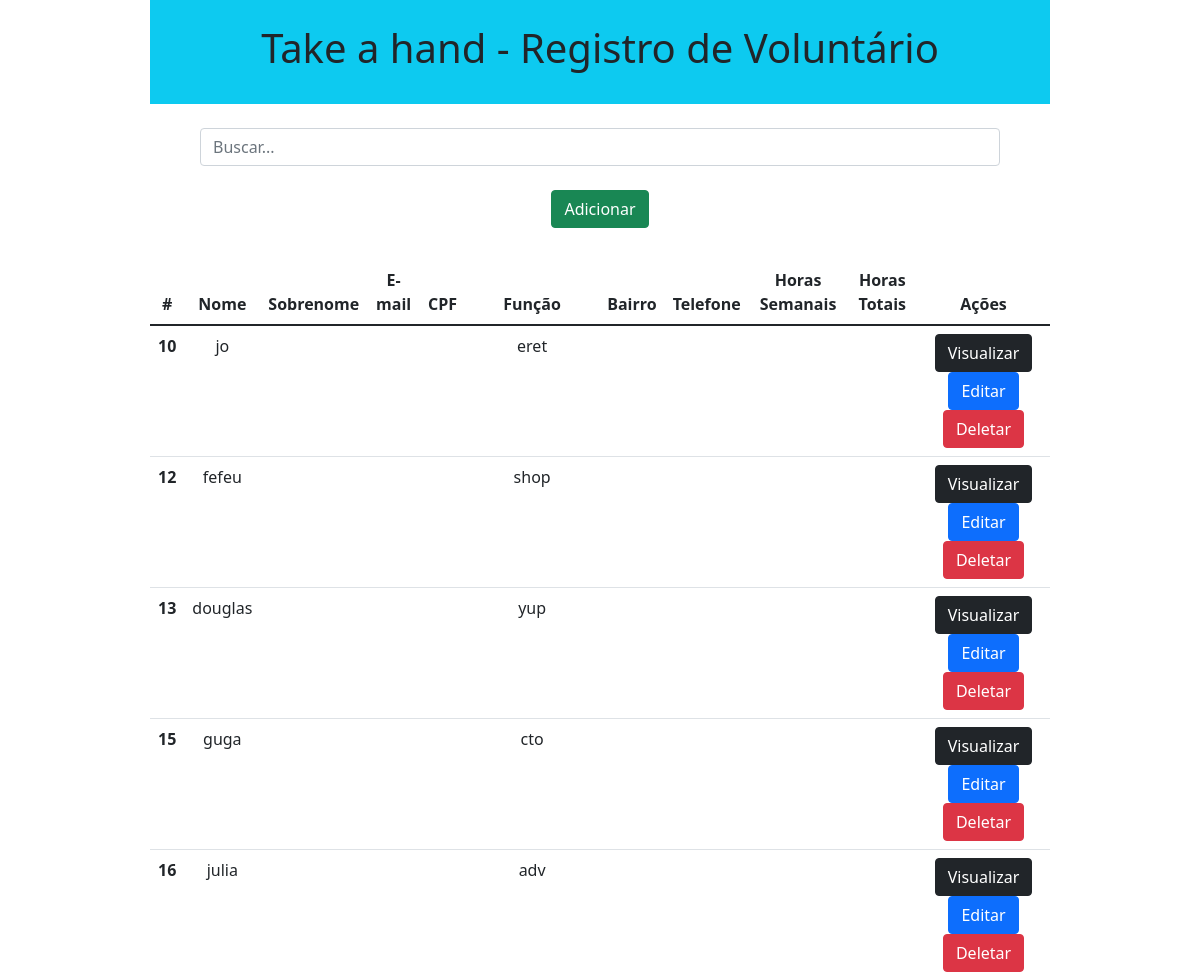
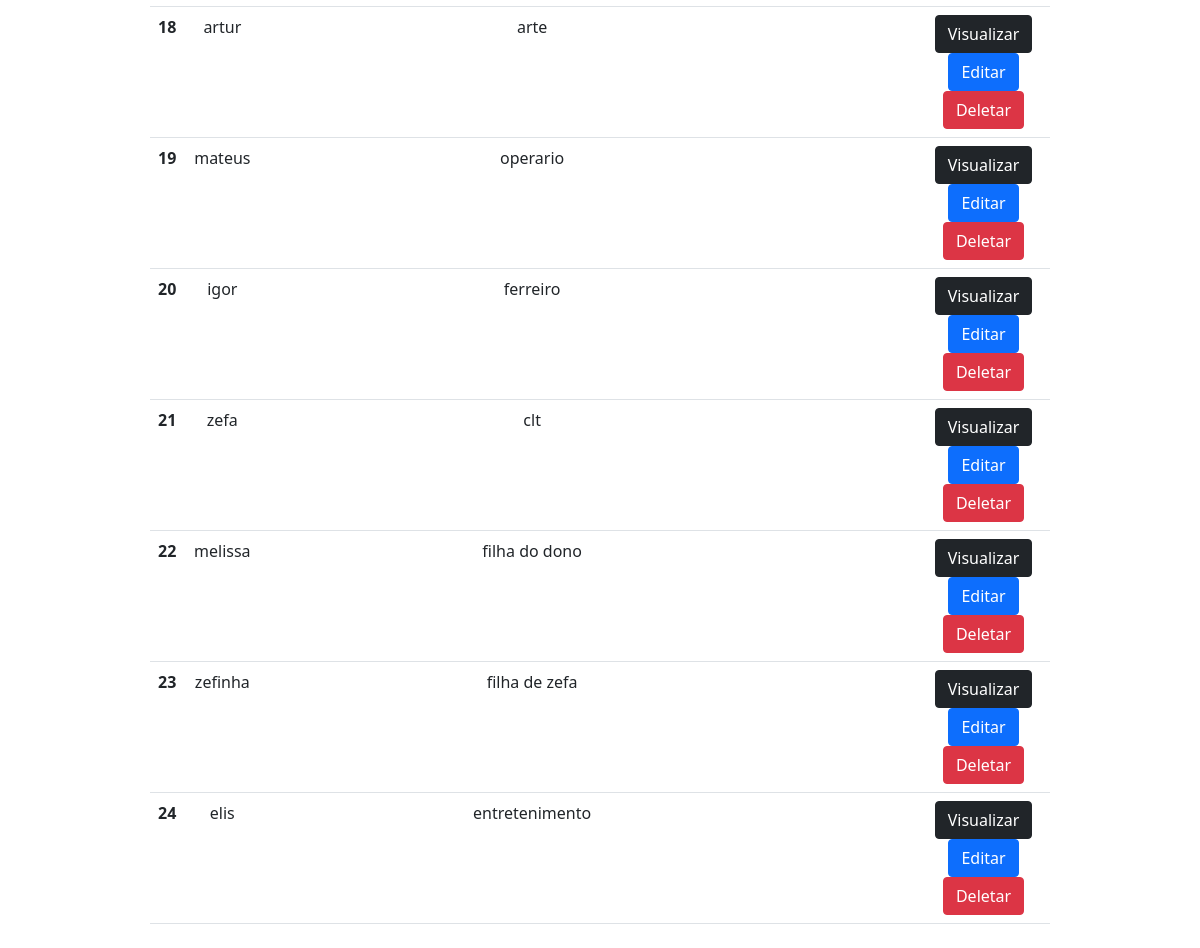
/, run on an earlier commit of the app's database (2 pictures, top to bottom).
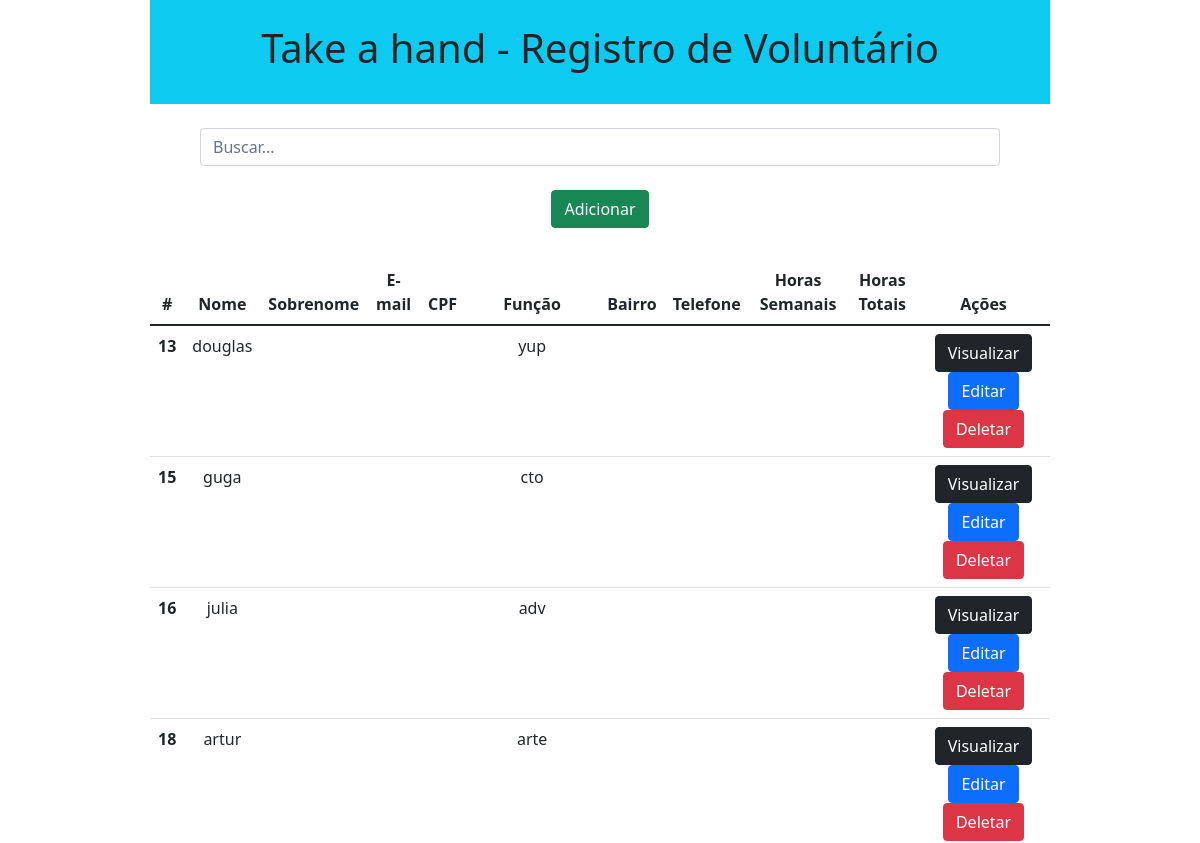
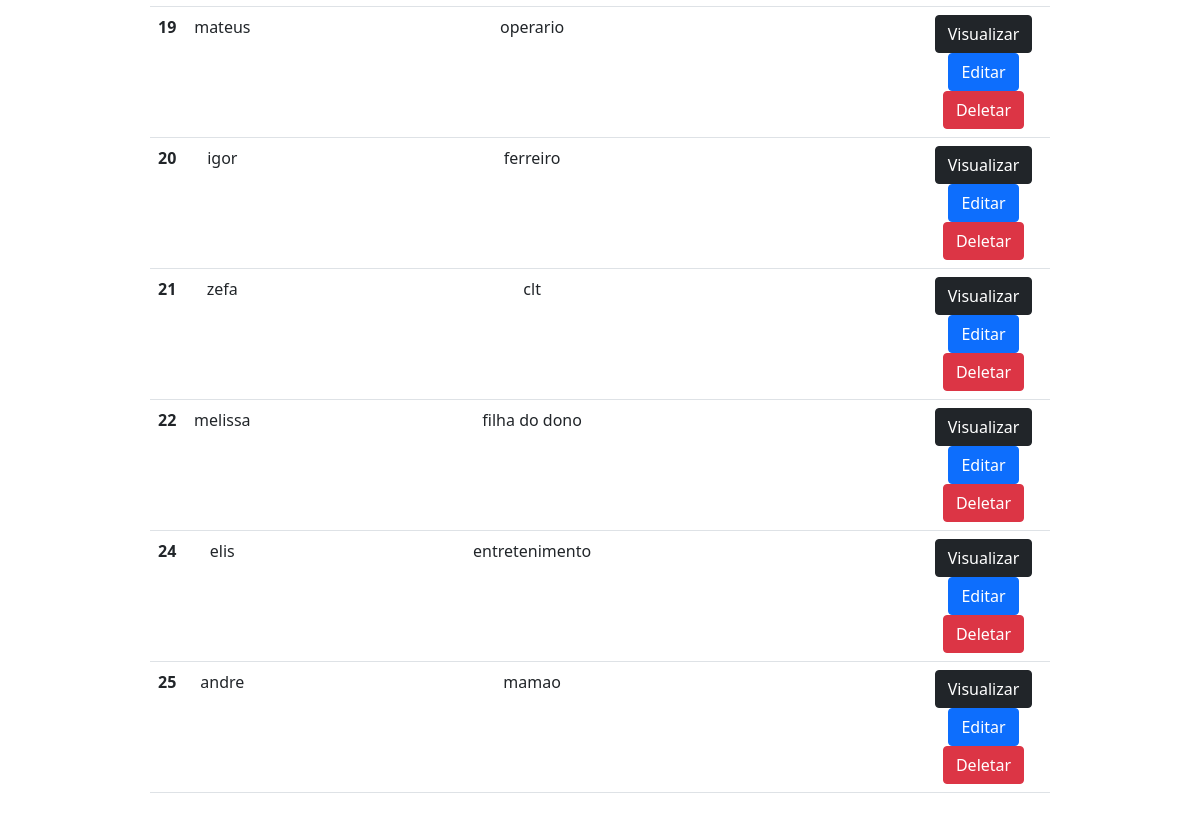
And on a later commit of the database (2 pictures, top to bottom).
### ERP/models.py (models this page shows)
class Voluntarios(models.Model):
    nome = models.CharField(max_length=30)
    sobrenome = models.CharField(max_length=30)
    email = models.EmailField(max_length=30) # t
    cpf = models.CharField(max_length=30) # t
    funcao = models.CharField(max_length=30)
    bairro = models.CharField(max_length=30) # t
    telefone = models.CharField(max_length=30) # t
    horas_semanais = models.IntegerField()
    horas_contribuidas = models.IntegerField()

### ERP/views.py (the view)
# urls.py: 2. Add a URL to urlpatterns:  path('', views.home, name='home')
def home(request):
    data = {}
    search = request.GET.get('search')
    if search:
        data['db'] = Voluntarios.objects.filter(nome__icontains=search)
    else:
        data['db'] = Voluntarios.objects.all()
    return render(request, 'index.html', data)

### ERP/templates/index.html (shortened to what this page needs)
<!DOCTYPE html>
<html lang="pt-br">
<head>
	<link href="https://cdn.jsdelivr.net/npm/bootstrap@5.1.3/dist/css/bootstrap.min.css" rel="stylesheet">
</head>
<body>
	<div class="col-9 m-auto pt-4 pb-4 text-center bg-info">
		<h1>Take a hand - Registro de Voluntário</h1>
	</div>
	<div class="col-8 m-auto pt-4 pb-2 text-center">
		<form method="get">
			<input type="text" id="search" name="search" class="form-control" placeholder="Buscar...">
		</form>
	</div>
	<div class="col-8 m-auto pt-3 pb-2 text-center">
		<a href="/form" class="btn btn-success">Adicionar</a>
	</div>
	<div class="col-9 m-auto pt-4 pb-2 text-center">
		<table class="table">
			<thead class="thead-dark">
			  <tr>
				<th scope="col">#</th>
				<th scope="col">Nome</th>
				<th scope="col">Sobrenome</th>
				<th scope="col">E-mail</th>
				<th scope="col">CPF</th>
				<th scope="col">Função</th>
				<th scope="col">Bairro</th>
				<th scope="col">Telefone</th>
				<th scope="col">Horas Semanais</th>
				<th scope="col">Horas Totais</th>
				<th scope="col">Ações</th>
			  </tr>
			</thead>
			<tbody>
			{% for dbs in db%}
			  <tr>
				<th>{{dbs.id}}</th>
				<td>{{dbs.nome}}</td>
				<td>{{dbs.sobrenome}}</td>
				<td>{{dbs.email}}</td>
				<td>{{dbs.cpf}}</td>
				<td>{{dbs.funcao}}</td>
				<td>{{dbs.bairro}}</td>
				<td>{{dbs.telefone}}</td>
				<td>{{dbs.horas_semanais}}</td>
				<td>{{dbs.horas_contribuidas}}</td>
				<td>
					<a href="/view/{{dbs.id}}/" class="btn btn-dark">Visualizar</a>
					<a href="/edit/{{dbs.id}}/" class="btn btn-primary">Editar</a>
					<a href="/delete/{{dbs.id}}/" class="btn btn-danger btnDel">Deletar</a>
				</td>
			  </tr>
			{% endfor %}
		</table>
	</div>
     {% load static %}
 </body>
</html>

What changed in the data, as far as the page shows it:
removed Voluntarios: id "10", nome "jo", funcao "eret"
removed Voluntarios: id "12", nome "fefeu", funcao "shop"
removed Voluntarios: id "23", nome "zefinha", funcao "filha de zefa"
added Voluntarios: id "25", nome "andre", funcao "mamao"
